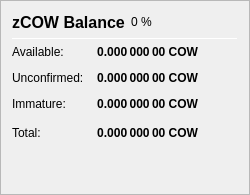
                   <widget class="QFrame" name="frame_ZerocoinBalances">
			<property name="visible">
			<bool>false</bool>
			</property>
                    <property name="frameShape">
                     <enum>QFrame::StyledPanel</enum>
                    </property>
                    <property name="frameShadow">
                     <enum>QFrame::Raised</enum>
                    </property>
                    <layout class="QVBoxLayout" name="verticalLayout_7">
                     <item>
                      <layout class="QHBoxLayout" name="horizontalLayout_8" stretch="0,0,0">
                       <item>
                        <widget class="QLabel" name="label_5z_3">
                         <property name="minimumSize">
                          <size>
                           <width>0</width>
                           <height>20</height>
                          </size>
                         </property>
                         <property name="font">
                          <font>
                           <pointsize>12</pointsize>
                           <weight>75</weight>
                           <bold>true</bold>
                          </font>
                         </property>
                         <property name="text">
                          <string>zCOW Balance</string>
                         </property>
                        </widget>
                       </item>
                       <item>
                        <widget class="QLabel" name="labelzCOWPercent">
                         <property name="text">
                          <string notr="true">0 %</string>
                         </property>
                        </widget>
                       </item>
                       <item>
                        <spacer name="horizontalSpacer_11">
                         <property name="orientation">
                          <enum>Qt::Horizontal</enum>
                         </property>
                         <property name="sizeHint" stdset="0">
                          <size>
                           <width>40</width>
                           <height>20</height>
                          </size>
                         </property>
                        </spacer>
                       </item>
                      </layout>
                     </item>
                     <item>
                      <widget class="Line" name="line_ZerocoinBalance">
                       <property name="minimumSize">
                        <size>
                         <width>0</width>
                         <height>1</height>
                        </size>
                       </property>
                       <property name="maximumSize">
                        <size>
                         <width>16777215</width>
                         <height>1</height>
                        </size>
                       </property>
                       <property name="orientation">
                        <enum>Qt::Horizontal</enum>
                       </property>
                      </widget>
                     </item>
                     <item>
                      <layout class="QGridLayout" name="gridLayout_5">
                       <property name="spacing">
                        <number>12</number>
                       </property>
                       <item row="1" column="0">
                        <widget class="QLabel" name="labelzBalanceMatureText">
                         <property name="toolTip">
                          <string>Mature: more than 20 confirmation and more than 1 mint of the same denomination after it was minted.
These zCOW are spendable.</string>
                         </property>
                         <property name="text">
                          <string>Available:</string>
                         </property>
                        </widget>
                       </item>
                       <item row="1" column="1">
                        <widget class="QLabel" name="labelzBalanceMature">
                         <property name="font">
                          <font>
                           <weight>75</weight>
                           <bold>true</bold>
                          </font>
                         </property>
                         <property name="toolTip">
                          <string>Mature: more than 20 confirmation and more than 1 mint of the same denomination after it was minted.
These zCOW are spendable.</string>
                         </property>
                         <property name="text">
                          <string notr="true">0.000 000 00 COW</string>
                         </property>
                         <property name="alignment">
                          <set>Qt::AlignRight|Qt::AlignTrailing|Qt::AlignVCenter</set>
                         </property>
                        </widget>
                       </item>
                       <item row="2" column="0">
                        <widget class="QLabel" name="labelzBalanceUnconfirmedText">
                         <property name="toolTip">
                          <string>Unconfirmed: less than 20 confirmations
Immature: confirmed, but less than 1 mint of the same denomination after it was minted</string>
                         </property>
                         <property name="text">
                          <string>Unconfirmed:</string>
                         </property>
                        </widget>
                       </item>
                       <item row="2" column="1">
                        <widget class="QLabel" name="labelzBalanceUnconfirmed">
                         <property name="font">
                          <font>
                           <weight>75</weight>
                           <bold>true</bold>
                          </font>
                         </property>
                         <property name="toolTip">
                          <string>Unconfirmed: less than 20 confirmations
Immature: confirmed, but less than 1 mint of the same denomination after it was minted</string>
                         </property>
                         <property name="text">
                          <string notr="true">0.000 000 00 COW</string>
                         </property>
                         <property name="alignment">
                          <set>Qt::AlignRight|Qt::AlignTrailing|Qt::AlignVCenter</set>
                         </property>
                        </widget>
                       </item>
                       <item row="3" column="0">
                        <widget class="QLabel" name="labelzBalanceImmatureText">
                         <property name="toolTip">
                          <string>Unconfirmed: less than 20 confirmations
Immature: confirmed, but less than 1 mint of the same denomination after it was minted</string>
                         </property>
                         <property name="text">
                          <string>Immature:</string>
                         </property>
                        </widget>
                       </item>
                       <item row="3" column="1">
                        <widget class="QLabel" name="labelzBalanceImmature">
                         <property name="font">
                          <font>
                           <weight>75</weight>
                           <bold>true</bold>
                          </font>
                         </property>
                         <property name="toolTip">
                          <string>Unconfirmed: less than 20 confirmations
Immature: confirmed, but less than 1 mint of the same denomination after it was minted</string>
                         </property>
                         <property name="text">
                          <string notr="true">0.000 000 00 COW</string>
                         </property>
                         <property name="alignment">
                          <set>Qt::AlignRight|Qt::AlignTrailing|Qt::AlignVCenter</set>
                         </property>
                        </widget>
                       </item>
                       <item row="4" column="0">
                        <widget class="QLabel" name="labelzBalanceText">
                         <property name="toolTip">
                          <string>Your current zCOW balance, unconfirmed and immature zCOW included.</string>
                         </property>
                         <property name="text">
                          <string>Total:</string>
                         </property>
                        </widget>
                       </item>
                       <item row="4" column="1">
                        <widget class="QLabel" name="labelzBalance">
                         <property name="font">
                          <font>
                           <weight>75</weight>
                           <bold>true</bold>
                          </font>
                         </property>
                         <property name="cursor">
                          <cursorShape>IBeamCursor</cursorShape>
                         </property>
                         <property name="toolTip">
                          <string>Your current zCOW balance, unconfirmed and immature zCOW included.</string>
                         </property>
                         <property name="text">
                          <string notr="true">0.000 000 00 COW</string>
                         </property>
                         <property name="alignment">
                          <set>Qt::AlignRight|Qt::AlignTrailing|Qt::AlignVCenter</set>
                         </property>
                         <property name="textInteractionFlags">
                          <set>Qt::LinksAccessibleByMouse|Qt::TextSelectableByKeyboard|Qt::TextSelectableByMouse</set>
                         </property>
                        </widget>
                       </item>
                       <item row="4" column="2">
                        <spacer name="horizontalSpacer_4">
                         <property name="orientation">
                          <enum>Qt::Horizontal</enum>
                         </property>
                         <property name="sizeHint" stdset="0">
                          <size>
                           <width>40</width>
                           <height>20</height>
                          </size>
                         </property>
                        </spacer>
                       </item>
                      </layout>
                     </item>
                     <item>
                      <spacer name="verticalSpacer_4">
                       <property name="orientation">
                        <enum>Qt::Vertical</enum>
                       </property>
                       <property name="sizeHint" stdset="0">
                        <size>
                         <width>20</width>
                         <height>40</height>
                        </size>
                       </property>
                      </spacer>
                     </item>
                    </layout>
                   </widget>
